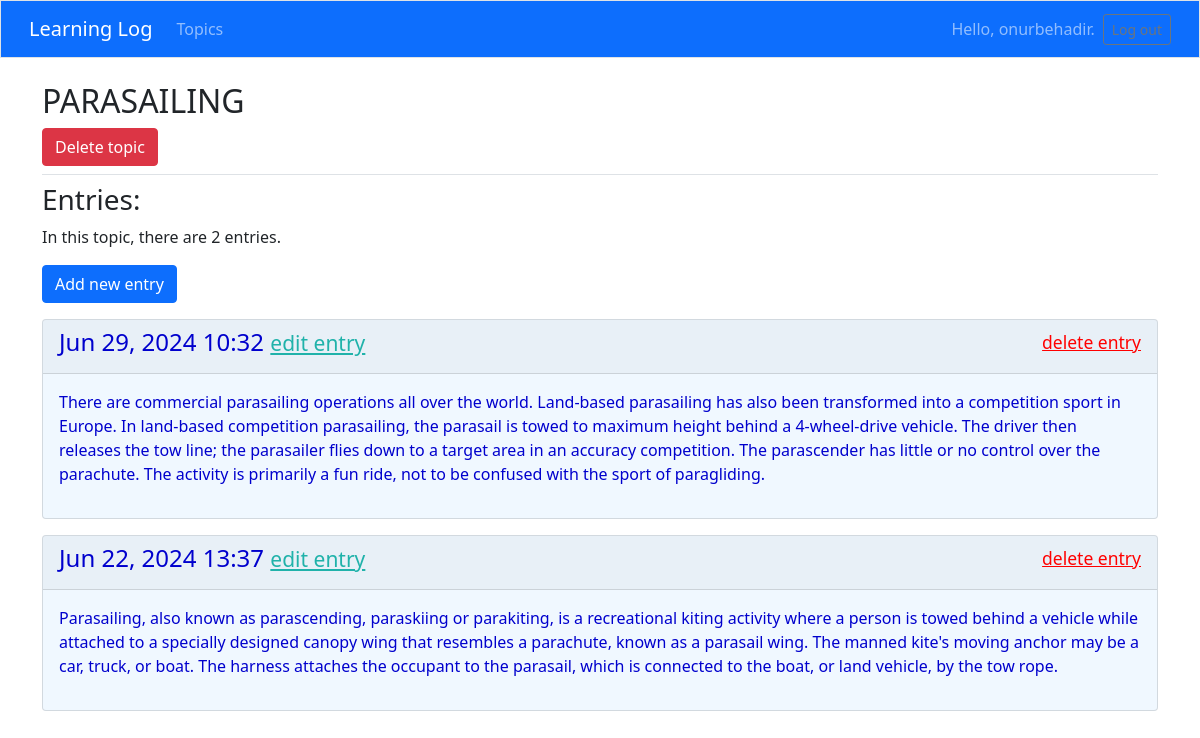
/topics/8/ (signed in), run on the app's committed database.
### learning_logs/models.py (models this page shows, shortened)
class Topic(models.Model):
    text = models.CharField(max_length=200)
    date_added = models.DateTimeField(auto_now_add=True)
    owner = models.ForeignKey(User, on_delete=models.CASCADE)
    def __str__(self):
        return self.text

class Entry(models.Model):
    topic = models.ForeignKey(Topic, on_delete=models.CASCADE)
    text = models.TextField()
    date_added = models.DateTimeField(auto_now_add=True)
    class Meta:
        verbose_name_plural = 'entries'

### learning_logs/views.py (the view)
# urls.py: path('topics/<int:topic_id>/', views.topic, name='topic'),    # Konuların ayrı sayfaları (entrys)
@login_required
def topic(request, topic_id):
    topic = Topic.objects.get(id=topic_id)
    if topic.owner != request.user:
        raise Http404
    entries = topic.entry_set.order_by('-date_added')
    context = {'topic': topic, 'entries': entries}
    return render(request, 'learning_logs/topic.html', context)

### templates/learning_logs/topic.html
{% extends 'learning_logs/base.html' %}
{% block page_header %}
    <div>
    <h2>{{ topic | upper }}</h2>
   <a href="{% url 'learning_logs:delete_topic' topic.id %}"
      class="btn btn-danger">
       Delete topic
   </a>
    </div>
{% endblock page_header %}
{% block content %}
    <h3>Entries:</h3>
    {% if entries|length > 1 %}
        <p>In this topic, there are {{ entries|length }} entries.</p>
    {% endif %}
    <p>
        <a href="{% url 'learning_logs:new_entry' topic.id %}" class="btn btn-primary">
            Add new entry</a>
    </p>
    <div>
        {% for entry in entries %}
            <div class="card mb-3" style="color: mediumblue; background-color: aliceblue">
                <div class="card-header d-flex justify-content-between align-items-center">
                    <h4>{{ entry.date_added | date:'M d, Y H:i' }}
                        <small><a href="{% url 'learning_logs:edit_entry' entry.id %}" style="color: lightseagreen">edit entry</a></small>
                    </h4>
                    <h5><small><a href="{% url 'learning_logs:delete_entry' entry.id %}" style="color: red">delete entry</a></small></h5>
                </div>
                <div class="card-body">
                    {{ entry.text | linebreaks }}
                </div>
            </div>
        {% empty %}
            <li>There are no entries for this topic yet.</li>
        {% endfor %}
    </div>
{% endblock content %}

### templates/learning_logs/base.html (shortened to what this page needs)
<!doctype html>
<html lang="en">
<head>
  {% load static %}
  {% load bootstrap4 %}
  {% bootstrap_css %}
  <link href="https://cdn.jsdelivr.net/npm/bootstrap@5.1.3/dist/css/bootstrap.min.css" rel="stylesheet">
  <link href="https://cdnjs.cloudflare.com/ajax/libs/font-awesome/6.0.0-beta3/css/all.min.css" rel="stylesheet">
</head>
<body>
  <nav class="navbar navbar-expand-md navbar-dark bg-primary mb-4 border">
    <div class="container-fluid">
      <a class="navbar-brand" href="{% url 'learning_logs:index' %}">
          Learning Log</a>
      <div class="collapse navbar-collapse" id="navbarCollapse">
        <ul class="navbar-nav me-auto mb-2 mb-md-0">
          <li class="nav-item">
            <a class="nav-link" href="{% url 'learning_logs:topics' %}">
              Topics</a></li>
        </ul>
        <ul class="navbar-nav ms-auto mb-2 mb-md-0">
          {% if user.is_authenticated %}
            <li class="nav-item">
              <span class="navbar-text me-2">Hello, {{ user.username }}.
                </span></li>
          {% endif %}
        </ul>
        {% if user.is_authenticated %}
          <form action="{% url 'users:logout' %}" method='post'>
            <button name='submit' class='btn btn-outline-secondary btn-sm'>
              Log out</button>
          </form>
        {% endif %}
      </div>
    </div>
  </nav>
  <main class="container">
    <div class="pb-2 mb-2 border-bottom">
      {% block page_header %}{% endblock page_header %}
    </div>
    <div>
      {% block content %}{% endblock content %}
    </div>
  </main>
</body>
</html>

### data on the page
Topic: text "PARASAILING"
Entry: date_added "Jun 29, 2024 10:32", text "There are commercial parasailing operations all over the world. Land-based parasailing has also been transformed into a competition sport in Europe. In land-based competition parasailing, the parasail is towed to maximum height behind a 4-wheel-drive vehicle. The driver then releases the tow line; the parasailer flies down to a target area in an accuracy competition. The parascender has little or no control over the parachute. The activity is primarily a fun ride, not to be confused with the sport of paragliding."
Entry: date_added "Jun 22, 2024 13:37", text "Parasailing, also known as parascending, paraskiing or parakiting, is a recreational kiting activity where a person is towed behind a vehicle while attached to a specially designed canopy wing that resembles a parachute, known as a parasail wing. The manned kite's moving anchor may be a car, truck, or boat. The harness attaches the occupant to the parasail, which is connected to the boat, or land vehicle, by the tow rope."

### other printed values
{{ user.username }} "onurbehadir"
{{ entries|length }} "2"
